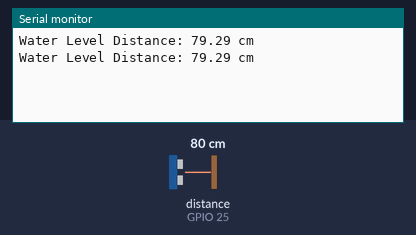
Recording of a sketch running on a simulated ESP32. Parts: the last lines printed to the serial monitor. Wiring (inferred from the names in the program): ultrasonic range finder: trigger GPIO 26; echo GPIO 25. The inputs (shaded band) are chosen by the test bench; at power-on: distance to the obstacle (sensor on GPIO 25) 80 cm. The echo pulse lasts 58.3 µs per cm.

Above: at 1.8 s.
1.9 s: distance to the obstacle (sensor on GPIO 25) set to 2 cm
At 2.8 s:
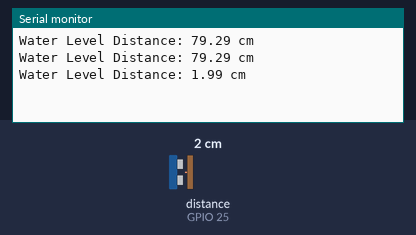
3.4 s: distance to the obstacle (sensor on GPIO 25) set to 4 cm
At 4.8 s:
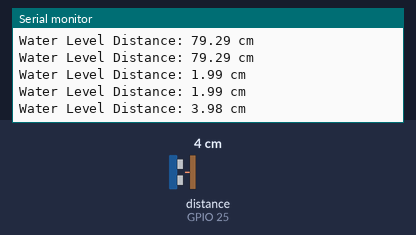
Timing chart, 0 to 6.4 s (numbered marks = the images above; inputs shaded):
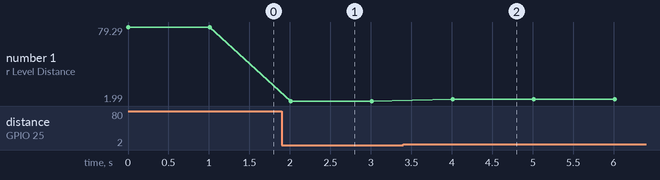

Measured:
- after the input at 1.9 s, the serial monitor: prints a new line after 0.11 s (image 1)
- after the input at 3.4 s, the serial monitor: prints a new line after 0.61 s (image 2)
- plotted number 1: 79.29 → 1.99 after the input at 1.9 s, 1.99 → 3.98 after the input at 3.4 s

The sketch:

UltraSoincTesting.ino
```cpp
#define TRIG 26
#define ECHO 25

void setup() {
  Serial.begin(115200);
  pinMode(TRIG, OUTPUT);
  pinMode(ECHO, INPUT);
}

void loop() {
  digitalWrite(TRIG, LOW);
  delayMicroseconds(2);
  digitalWrite(TRIG, HIGH);
  delayMicroseconds(10);
  digitalWrite(TRIG, LOW);

  long duration = pulseIn(ECHO, HIGH, 30000);
  float distance = duration * 0.034 / 2;

  Serial.print("Water Level Distance: ");
  Serial.print(distance);
  Serial.println(" cm");

  delay(1000);
}
```
